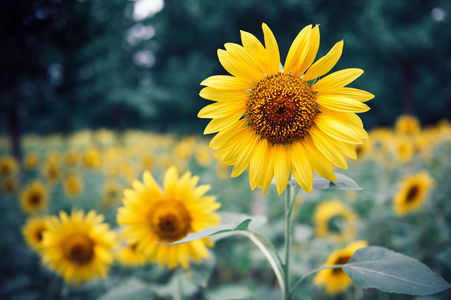
#> input picture day-088/flower.jpg, 451 x 300 px
$ python image-filter.py
#> lines starting #> are read from the running program, lines starting #| are printed output that depends on the picture
#!/usr/bin/env python3
# -*- coding: utf-8 -*-
"""
@author: 闲欢
"""
from PIL import Image
from PIL import ImageFilter


im = Image.open('flower.jpg')
#> im is the input picture: PIL image 451x300 RGB; mean R, G, B 110.1, 111.2, 69.8
im.show()

# 模糊
im2 = im.filter(ImageFilter.BLUR)
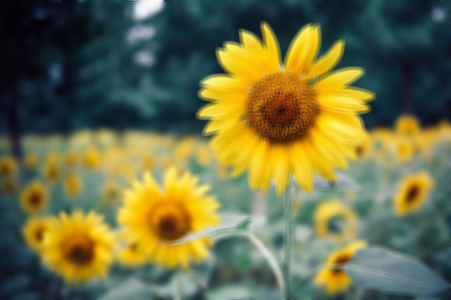
#> im2: PIL image 451x300 RGB; mean R, G, B 110.1, 111.3, 69.8
im2.show()

# 轮廓滤波
im3 = im.filter(ImageFilter.CONTOUR)
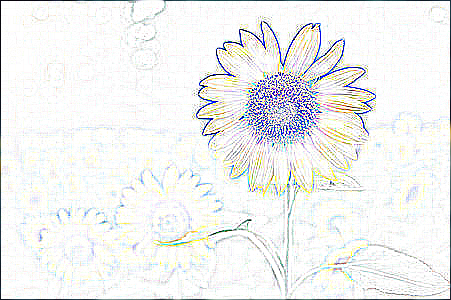
#> im3: PIL image 451x300 RGB; mean R, G, B 240.1, 241.3, 240.3
im3.show()

# 细节增强
im4 = im.filter(ImageFilter.DETAIL)
im4.show()

$ run again, with day-088/cat.jpg copied over day-088/flower.jpg
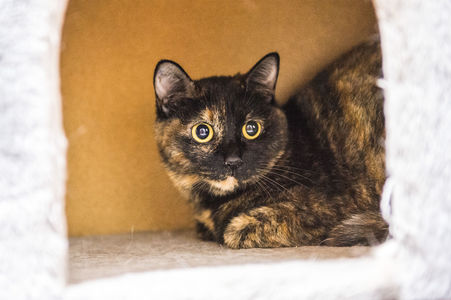
#> input picture day-088/cat.jpg, 451 x 300 px
#> im is the input picture: PIL image 451x300 RGB; mean R, G, B 180.5, 156.8, 132.5
#> `im2 = im.filter(ImageFilter.BLUR)`:
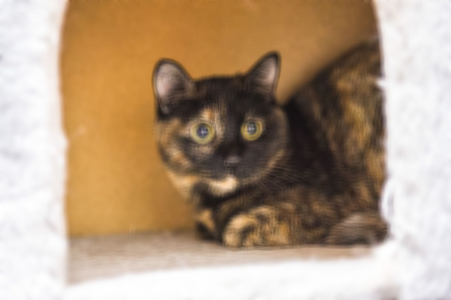
#> im2: PIL image 451x300 RGB; mean R, G, B 180.5, 156.8, 132.5
#> `im3 = im.filter(ImageFilter.CONTOUR)`:
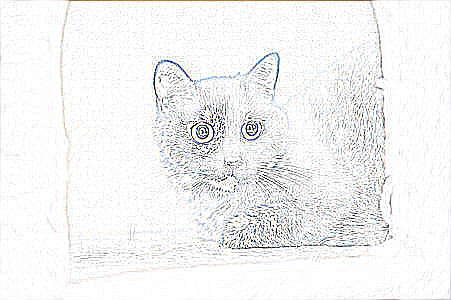
#> im3: PIL image 451x300 RGB; mean R, G, B 242.9, 243.1, 242.9
